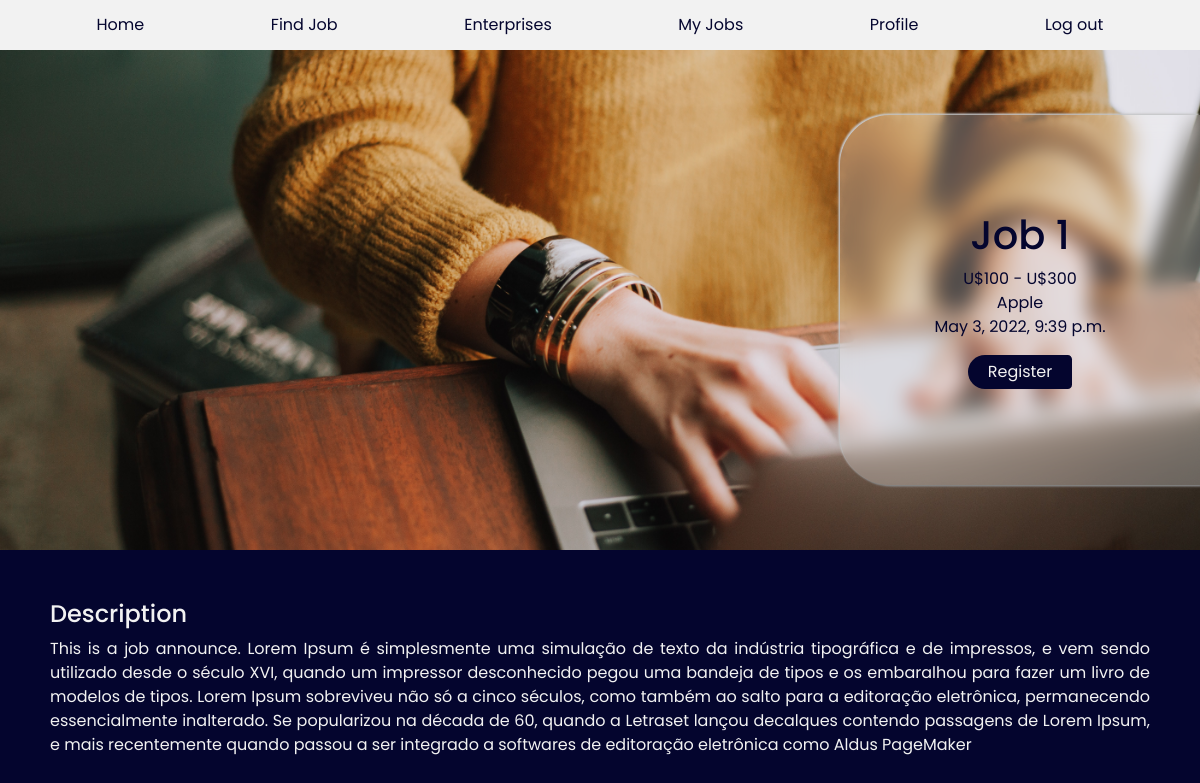
The app's page /job/view/id=15 (signed in) with its own data.
### newjob/models.py (models this page shows, shortened)
class JobRegister(models.Model):
    title = models.CharField(max_length=50)
    description = models.CharField(max_length=3000)
    minimum_salary = models.BigIntegerField(default=0000)
    maximum_salary = models.BigIntegerField(default=0000)
    business_name = models.ForeignKey(User, on_delete=models.CASCADE)
    category = models.CharField(
        max_length=2,
        choices=CATEGORY_CHOICES,
        default=TECH
    )
    timestamp = models.DateTimeField(auto_now_add=True)
    image = models.ImageField(default='user_image_default.png', upload_to='jobs_images/%m')

class User(AbstractUser, models.Model):
    password = models.CharField(max_length=100, default='12345678')
    first_name = models.CharField(max_length=50, blank=True, null=True)
    last_name = models.CharField(max_length=50, blank=True, null=True)
    username = models.CharField(max_length=50, blank=True, null=True, default='my_name', unique=True)
    image = models.ImageField(default='users_images/user_image_default.png', upload_to='users_images/')
    email = models.EmailField(unique=True)
    experience = models.CharField(max_length=400, blank=True)
    enterprise = models.BooleanField(default=False)
    if enterprise:
        username = models.CharField(max_length=50, blank=True, null=True, default='enterprise', unique=True)
        enterprise_description = models.CharField(max_length=500, blank=True, null=True, default='none', unique=False)
    def __str__(self):
        return f"{self.username}"

### newjob/views.py (the view)
# urls.py: path('job/view/id=<int:id>', views.job_view, name='job_view'),
def job_view(request, id):
    if request.user.is_authenticated:
        job = JobRegister.objects.get(id=id)
        user_dict = User.objects.get(username=request.user)
        return render(request, 'newjob/job_view.html', {
            'job': job,
            'user_dict': user_dict
        })
    else:
        return HttpResponseRedirect(reverse("login"))

### newjob/templates/newjob/job_view.html (shortened to what this page needs)
{% extends 'newjob/layout.html' %}
{% load static %}
{% block head %}
    <link href="{% static 'newjob/css/job_view.css' %}" rel="stylesheet">
{% endblock %}
{% block body %}
    <div class="display_job">
        <div class="sim">
            <img src="/../static/newjob/media/{{job.image}}" alt="image_job">
            <div class="right">
                <h1>{{job.title}}</h1>
                {% if user.enterprise %}
                    <p>U${{job.minimum_salary}} - U${{job.maximum_salary}}<br>
                    {{job.business_name}}<br>
                    {{job.timestamp}}</p>
                {% else %}
                    <p>U${{job.minimum_salary}} - U${{job.maximum_salary}}<br>
                    {{job.business_name}}<br>
                    {{job.timestamp}}</p>
                    <button class="register_button">Register</button>
                {% endif %}
            </div>
        </div>
        <div class="description">
            <h4>Description</h4>
            <p>{{job.description}}</p>
        </div>
    </div>
{% endblock %}

### newjob/static/newjob/css/job_view.css (style rules this page uses)
body { background-color: #04052E; }
.display_job { background-color: #04052E; display: flex; flex-wrap: wrap; color: #f2f2f2; }
.display_job .sim { width: 100%; height: 500px; display: flex; align-items: center; }
.display_job .sim .right { width: 30%; min-width: 250px; float: right; position: absolute; z-index: 1; right: 0; height: 45%; border-radius: 50px 0 0 50px; display: flex; align-items: center; justify-content: center; flex-direction: column; box-shadow: 1.5px 1.5px 2px rgb(139, 140, 141), -1.5px -1.5px 2px rgb(199, 200, 201); background-color: rgba(255, 255, 255, 0.274); backdrop-filter: blur(10px); color: #04052E; }
.display_job .sim .right p { text-align: center; }
.display_job .sim .right .register_button { border: none; background-color: #04052E; border-radius: 20px 5px 5px 20px; padding: 5px 20px; color: #F2F2F2; }
.display_job img { width: 100%; height: 500px; object-fit: cover; position: absolute; z-index: 0; }
.display_job .description { padding: 50px; text-align: justify; }

### newjob/static/newjob/css/layout.css (style rules this page uses)
* { padding: 0; margin: 0; box-sizing: border-box; font-family: 'Poppins', sans-serif; }
html { padding-top: 50px; background-color: #04052E; }

### records on screen
JobRegister: image (picture), title "Job 1", minimum_salary "100", maximum_salary "300", business_name "Apple", timestamp "May 3, 2022, 9:39 p.m.", description "This is a job announce. Lorem Ipsum é simplesmente uma simulação de texto da indústria tipográfica e de impressos, e vem sendo utilizado desde o século XVI, quando um impressor desconhecido pegou uma bandeja de tipos e os embaralhou para fazer um livro de modelos de tipos. Lorem Ipsum sobreviveu não só a cinco séculos, como também ao salto para a editoração eletrônica, permanecendo essencialmente inalterado. Se popularizou na década de 60, quando a Letraset lançou decalques contendo passagens de Lorem Ipsum, e mais recentemente quando passou a ser integrado a softwares de editoração eletrônica como Aldus PageMaker"
